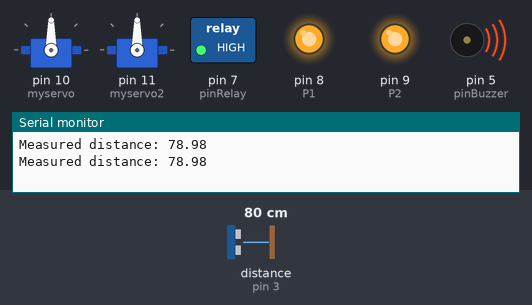
A sketch run on a simulated Arduino Uno, built with avr-gcc and run on an emulated ATmega328P. On the bench: 2 × servo, switched loads named in the sketch (green lamp = pin HIGH), output pins drawn as LEDs (lit = HIGH), buzzer (waves = sounding), the last lines printed to the serial monitor. Wiring (inferred from the names in the program): ultrasonic range finder: trigger pin 2; echo pin 3. Dashed ring = blinking. The inputs (shaded band) are chosen by the test bench; at power-on: distance to the obstacle (sensor on pin 3) 80 cm. The echo pulse lasts 58.3 µs per cm; pins used as bus, display or sensor lines are not drawn.

Above: at 1.2 s.
1.3 s: distance to the obstacle (sensor on pin 3) set to 198 cm
4.3 s: distance to the obstacle (sensor on pin 3) set to 208 cm
At 5.0 s:
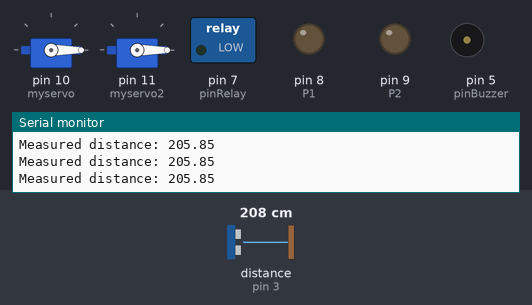
6.1 s: distance to the obstacle (sensor on pin 3) set to 2 cm
At 6.5 s:
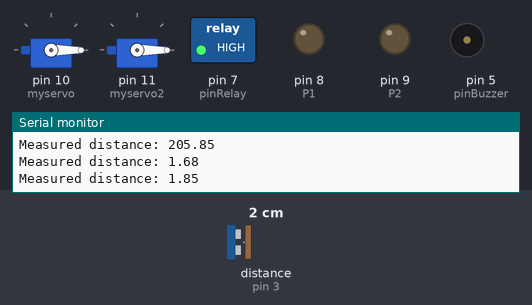
9.1 s: distance to the obstacle (sensor on pin 3) set to 250 cm
At 9.58 s:
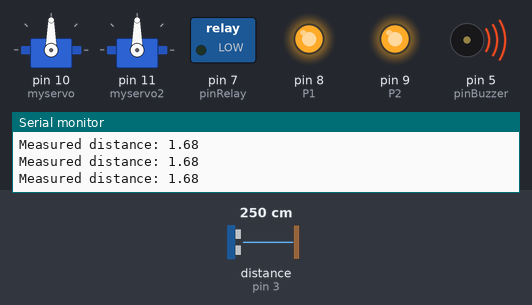
11.3 s: distance to the obstacle (sensor on pin 3) set to 4 cm
At 12.0 s:
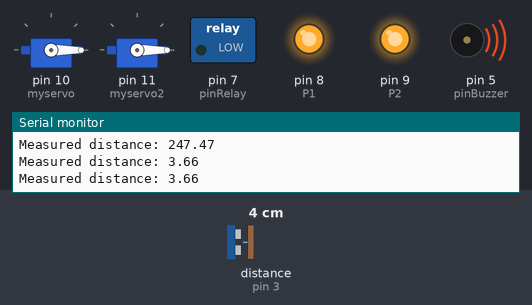
Timing chart, 0 to 15.3 s (numbered marks = the images above; inputs shaded):
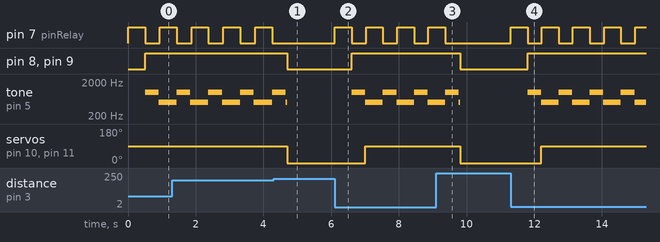

Measured:
- the behaviour switches between 202 and 203 cm on distance to the obstacle (sensor on pin 3) (found by bisection; images 0 and 1)
- after the input at 4.3 s, pin 7 (pinRelay): stays LOW (without the input it goes to HIGH after 0.40 s); pin 8 (P1), pin 9 (P2): HIGH → LOW after 0.40 s; servo on pin 10 (myservo), servo on pin 11 (myservo2): 90° → 0° after 0.40 s
- after the input at 6.1 s, pin 7 (pinRelay): alternates HIGH for 0.50 s and LOW for 0.42 s, starting at once; pin 8 (P1), pin 9 (P2): LOW → HIGH after 0.51 s; tone on pin 5 (pinBuzzer): alternates 1000 Hz for 0.40 s and 500 Hz for 0.52 s, starting after 0.51 s; servo on pin 10 (myservo), servo on pin 11 (myservo2): 0° → 90° after 0.91 s
- after the input at 9.1 s, pin 7 (pinRelay): goes on until 9.4 s, then stays LOW; pin 8 (P1), pin 9 (P2): HIGH → LOW after 0.71 s; servo on pin 10 (myservo), servo on pin 11 (myservo2): 90° → 0° after 0.71 s
- after the input at 11.3 s, pin 7 (pinRelay): alternates HIGH for 0.50 s and LOW for 0.42 s, starting at once; pin 8 (P1), pin 9 (P2): LOW → HIGH after 0.51 s; tone on pin 5 (pinBuzzer): alternates 1000 Hz for 0.40 s and 500 Hz for 0.52 s, starting after 0.51 s; servo on pin 10 (myservo), servo on pin 11 (myservo2): 0° → 90° after 0.91 s
- by itself, pin 7 (pinRelay): alternates HIGH for 0.50 s and LOW for 0.44 s
- by itself, tone on pin 5 (pinBuzzer): alternates 1000 Hz for 0.40 s and 500 Hz for 0.54 s

The sketch:

Palang_Pintu_Otomatis.ino
```cpp
#include <Servo.h>

#define ECHO_PIN 3
#define TRIG_PIN 2
#define pinBuzzer 5
#define pinRelay 7
#define P1 8
#define P2 9

Servo myservo;
Servo myservo2;

//int potpin = 0;
int val;

//Mendeteksi objek yang menelawti sensor Ultrasonic
float readDistanceCM() {
  digitalWrite(TRIG_PIN, LOW);
  delayMicroseconds(2);
  digitalWrite(TRIG_PIN, HIGH);
  delayMicroseconds(10);
  digitalWrite(TRIG_PIN, LOW);
  int duration = pulseIn(ECHO_PIN, HIGH);
  return duration * 0.034 / 2;
}

void setup() {
  pinMode(TRIG_PIN, OUTPUT);
  pinMode(ECHO_PIN, INPUT);
  Serial.begin(115200);
  pinMode(pinBuzzer, OUTPUT);
  pinMode(pinRelay, OUTPUT);
  pinMode(P1, OUTPUT);
  pinMode(P2, OUTPUT);
  myservo.attach(10);
  myservo2.attach(11);
}

void loop() {
  float distance = readDistanceCM();
  int nilaiSwitch = digitalRead((distance));
  Serial.print("Measured distance: ");
  Serial.println(readDistanceCM());


  if(distance <= 200){
    if(nilaiSwitch <= 200){
    digitalWrite(pinRelay, HIGH);
    delay(500);
    digitalWrite(pinRelay, LOW);
    digitalWrite(P1, HIGH);
    digitalWrite(P2, HIGH);
    tone(pinBuzzer, 1000);
    delay(400);
    tone(pinBuzzer, 500);
    }
    myservo.write(90);
    myservo2.write(90);
    delay(15);
   }
  else{
    digitalWrite(P1, LOW);
    digitalWrite(P2, LOW);
    myservo.write(0);
    myservo2.write(0);
    noTone(pinBuzzer);
  }
}
```
